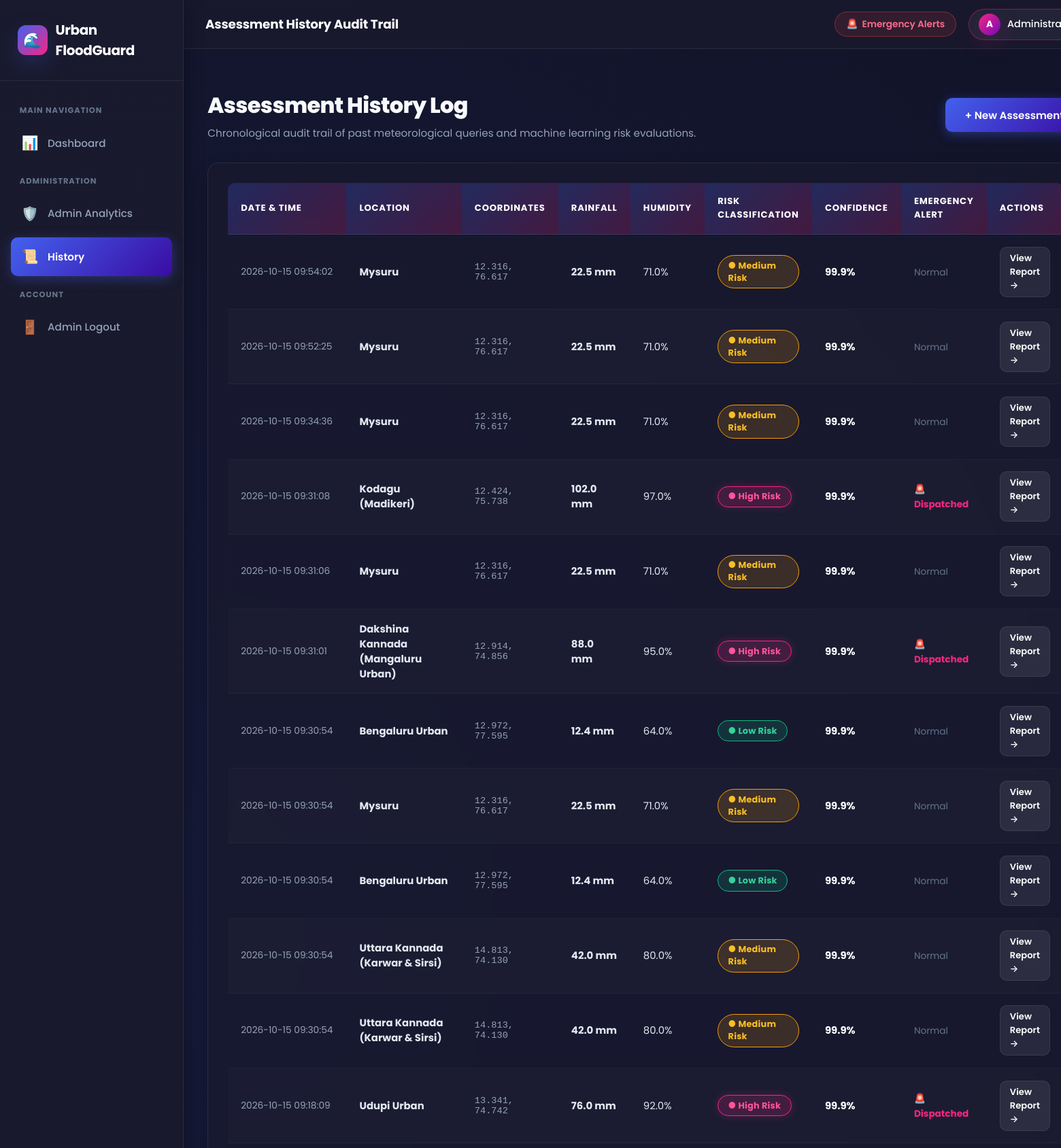
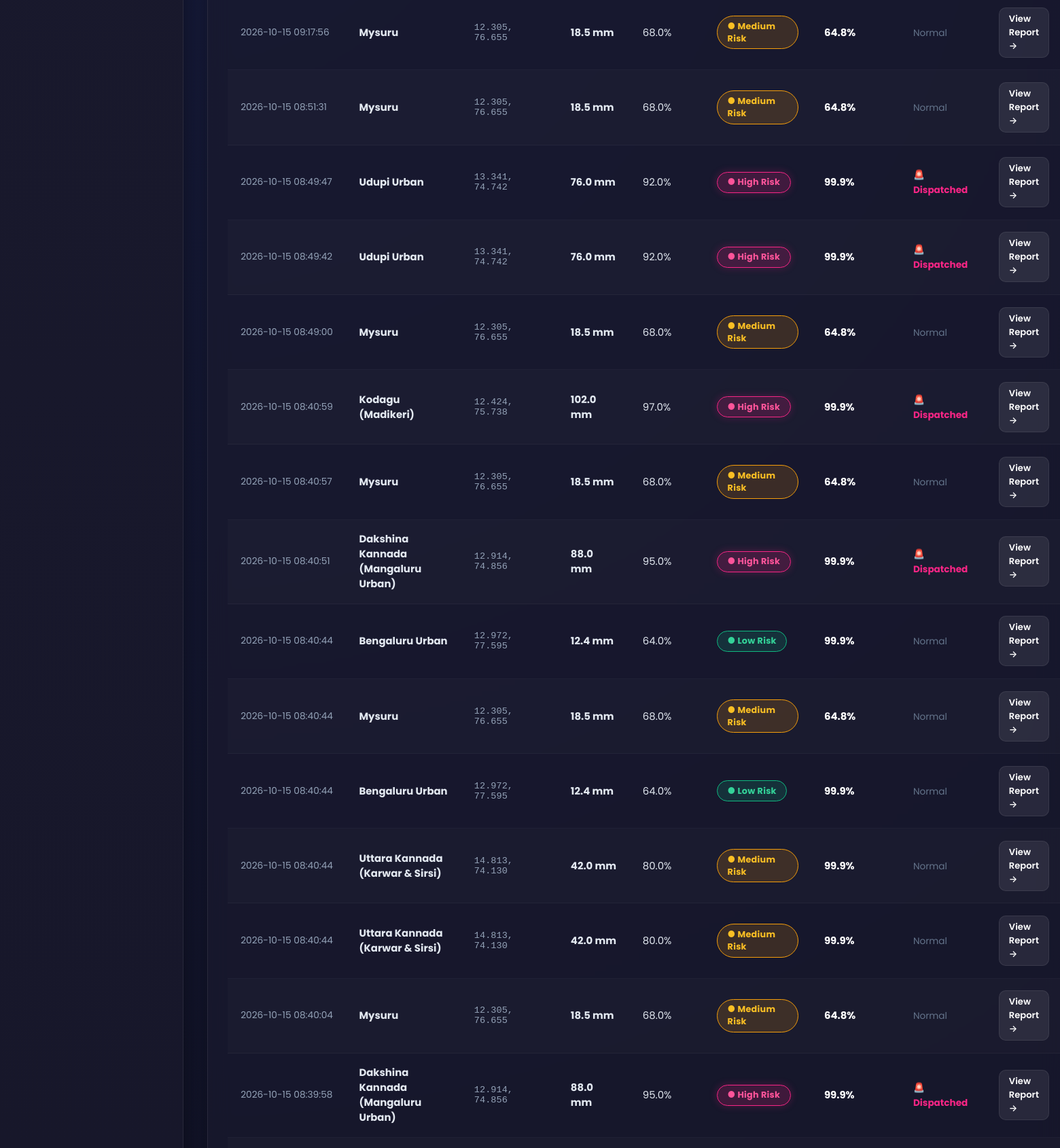
Page /history (signed in, upper part) on the committed database (2 pictures, top to bottom).
### tables this page shows
CREATE TABLE predictions (
                id INTEGER PRIMARY KEY AUTOINCREMENT,
                user_id INTEGER NULL,
                location_name TEXT NOT NULL,
                latitude REAL NOT NULL,
                longitude REAL NOT NULL,
                rainfall REAL NOT NULL,
                humidity REAL NOT NULL,
                temperature REAL NOT NULL,
                wind_speed REAL NOT NULL,
                pressure REAL NOT NULL,
                risk_level TEXT NOT NULL,
                probability REAL NOT NULL,
                alert_triggered INTEGER DEFAULT 0,
                created_at TIMESTAMP DEFAULT CURRENT_TIMESTAMP,
                FOREIGN KEY (user_id) REFERENCES users(id) ON DELETE SET NULL
            );

### app.py (the view)
@app.route("/history")
@admin_required
def history():
    predictions = fetch_all("SELECT * FROM predictions ORDER BY created_at DESC LIMIT 100")
    return render_template("history.html", predictions=predictions)

### app.py (called while the page is built)
def admin_required(view_func):
    @functools.wraps(view_func)
    def wrapped_view(*args, **kwargs):
        if "admin_id" not in session:
            flash("Administrator login required.", "danger")
            return redirect(url_for("admin_login", next=request.path))
        return view_func(*args, **kwargs)
    return wrapped_view

### database/db.py (called while the page is built, shortened)
def get_connection():
    global _use_sqlite_fallback
    conn = sqlite3.connect(Config.SQLITE_FALLBACK_PATH, check_same_thread=False)
    conn.row_factory = sqlite3.Row
    return conn

def fetch_all(query, params=None):
    conn = get_connection()
    cursor = None
    try:
        is_sqlite = isinstance(conn, sqlite3.Connection)
        if is_sqlite:
            query = query.replace("%s", "?")
            cursor = conn.cursor()
            cursor.execute(query, params or ())
            rows = cursor.fetchall()
            return [dict(row) for row in rows]
        else:
            cursor = conn.cursor(dictionary=True)
            cursor.execute(query, params or ())
            return cursor.fetchall()
    except Exception as e:
        logger.error(f"Error fetching all: {e} | Query: {query}")
        raise e
    finally:
        if cursor:
            cursor.close()
        if conn:
            conn.close()

### templates/history.html (shortened to what this page needs)
{% extends "base.html" %}
{% block breadcrumb %}Assessment History Audit Trail{% endblock %}
{% block content %}
<div style="display: flex; justify-content: space-between; align-items: center; margin-bottom: 2rem; flex-wrap: wrap; gap: 1rem;">
    <div>
        <h1 style="font-size: 2rem; font-weight: 800; letter-spacing: -0.02em; margin-bottom: 0.3rem;">
            Assessment History Log
        </h1>
        <p style="color: var(--text-muted); font-size: 0.95rem;">
            Chronological audit trail of past meteorological queries and machine learning risk evaluations.
        </p>
    </div>
    <div>
        <a href="{{ url_for('dashboard') }}" class="btn btn-primary">
            <span>+ New Assessment</span>
        </a>
    </div>
</div>
<div class="table-card">
    {% if predictions and predictions|length > 0 %}
    <div class="table-responsive">
        <table class="modern-table">
            <thead>
                <tr>
                    <th>Date & Time</th>
                    <th>Location</th>
                    <th>Coordinates</th>
                    <th>Rainfall</th>
                    <th>Humidity</th>
                    <th>Risk Classification</th>
                    <th>Confidence</th>
                    <th>Emergency Alert</th>
                    <th>Actions</th>
                </tr>
            </thead>
            <tbody>
                {% for p in predictions %}
                <tr>
                    <td style="color: var(--text-muted); font-size: 0.86rem; white-space: nowrap;">{{ p.created_at }}</td>
                    <td><strong>{{ p.location_name }}</strong></td>
                    <td style="color: #94a3b8; font-size: 0.85rem; font-family: monospace;">{{ "%.3f"|format(p.latitude) }}, {{ "%.3f"|format(p.longitude) }}</td>
                    <td><strong>{{ p.rainfall }} mm</strong></td>
                    <td>{{ p.humidity }}%</td>
                    <td>
                        {% if p.risk_level == 'High Risk' %}
                            <span class="status-badge badge-high">● High Risk</span>
                        {% elif p.risk_level == 'Medium Risk' %}
                            <span class="status-badge badge-med">● Medium Risk</span>
                        {% else %}
                            <span class="status-badge badge-low">● Low Risk</span>
                        {% endif %}
                    </td>
                    <td><strong style="color: #fff;">{{ "%.1f"|format(p.probability) }}%</strong></td>
                    <td>
                        {% if p.alert_triggered %}
                            <span style="color: var(--accent-pink); font-weight: 700; font-size: 0.85rem;">🚨 Dispatched</span>
                        {% else %}
                            <span style="color: var(--text-dim); font-size: 0.85rem;">Normal</span>
                        {% endif %}
                    </td>
                    <td>
                        <a href="{{ url_for('result_view', prediction_id=p.id) }}" class="btn btn-secondary" style="padding: 6px 14px; font-size: 0.82rem; border-radius: var(--radius-sm); text-decoration: none;">
                            View Report &rarr;
                        </a>
                    </td>
                </tr>
                {% endfor %}
            </tbody>
        </table>
    </div>
    {% endif %}
</div>
{% endblock %}

### templates/base.html (shortened to what this page needs)
<!DOCTYPE html>
<html lang="en">
<head>
    <link rel="stylesheet" href="https://unpkg.com/leaflet@1.9.4/dist/leaflet.css"/>
    <link rel="stylesheet" href="{{ url_for('static', filename='css/style.css') }}">
</head>
<body>
    <div class="app-container">
        <aside class="app-sidebar" id="appSidebar">
            <div class="sidebar-header">
                <div class="sidebar-logo-icon">🌊</div>
                <div class="sidebar-brand-text">
                    Urban
                    FloodGuard</span>
                </div>
            </div>
            <ul class="sidebar-menu">
                <li class="menu-label">Main Navigation</li>
                <li>
                    <a href="{{ url_for('dashboard') }}" class="sidebar-link {% if request.endpoint == 'dashboard' %}active{% endif %}">
                        <span class="sidebar-link-icon">📊</span>
                        <span>Dashboard</span>
                    </a>
                </li>
                <li class="menu-label">Administration</li>
                {% if session.get('admin_id') %}
                    <li>
                        <a href="{{ url_for('admin_dashboard') }}" class="sidebar-link {% if request.endpoint == 'admin_dashboard' %}active{% endif %}">
                            <span class="sidebar-link-icon">🛡️</span>
                            <span>Admin Analytics</span>
                        </a>
                    </li>
                    <li>
                        <a href="{{ url_for('history') }}" class="sidebar-link {% if request.endpoint == 'history' %}active{% endif %}">
                            <span class="sidebar-link-icon">📜</span>
                            <span>History</span>
                        </a>
                    </li>
                {% endif %}
                <li class="menu-label">Account</li>
                {% if session.get('user_id') %}
                    <li>
                        <a href="{{ url_for('logout') }}" class="sidebar-link">
                            <span class="sidebar-link-icon">🚪</span>
                            <span>Sign Out</span>
                        </a>
                    </li>
                {% elif session.get('admin_id') %}
                    <li>
                        <a href="{{ url_for('admin_logout') }}" class="sidebar-link">
                            <span class="sidebar-link-icon">🚪</span>
                            <span>Admin Logout</span>
                        </a>
                    </li>
                {% endif %}
            </ul>
        </aside>
        <div class="app-main">
            <header class="app-header">
                <div class="header-left">
                    <div class="header-breadcrumb">
                        {% block breadcrumb %}Urban Flood Early Warning Dashboard{% endblock %}
                    </div>
                </div>
                <div class="header-right">
                    <button type="button" class="btn btn-secondary" onclick="openAlertsModal()" style="padding: 0.45rem 1rem; font-size: 0.85rem; border-radius: 999px; display: inline-flex; align-items: center; gap: 6px; border: 1px solid rgba(239, 68, 68, 0.4); background: rgba(239, 68, 68, 0.12); color: #ff6b8b;">
                        <span style="display:inline-block; animation: pulse 1.5s infinite;">🚨</span>
                        <span>Emergency Alerts</span>
                    </button>
                    {% if session.get('user_id') %}
                        <a href="{{ url_for('dashboard') }}" class="user-profile-badge">
                            <div class="user-avatar-circle">
                                {{ session.get('user_name', 'U')[:1]|upper }}
                            </div>
                            <span>{{ session.get('user_name') }}</span>
                        </a>
                    {% elif session.get('admin_id') %}
                        <a href="{{ url_for('admin_dashboard') }}" class="user-profile-badge" style="border-color: rgba(247, 37, 133, 0.4);">
                            <div class="user-avatar-circle" style="background: var(--grad-accent);">
                                A
                            </div>
                            <span>Administrator</span>
                        </a>
                    {% endif %}
                </div>
            </header>
            <main class="page-container">
                {% block content %}{% endblock %}
            </main>
        </div>
    </div>
</body>
</html>

### rows in the picture
predictions: created_at "2026-10-15 09:54:02", location_name "Mysuru", latitude "12.316", longitude "76.617", rainfall "22.5", humidity "71.0", risk_level "● Medium Risk", probability "99.9", alert_triggered "Normal"
predictions: created_at "2026-10-15 09:52:25", location_name "Mysuru", latitude "12.316", longitude "76.617", rainfall "22.5", humidity "71.0", risk_level "● Medium Risk", probability "99.9", alert_triggered "Normal"
predictions: created_at "2026-10-15 09:34:36", location_name "Mysuru", latitude "12.316", longitude "76.617", rainfall "22.5", humidity "71.0", risk_level "● Medium Risk", probability "99.9", alert_triggered "Normal"
predictions: created_at "2026-10-15 09:31:08", location_name "Kodagu (Madikeri)", latitude "12.424", longitude "75.738", rainfall "102.0", humidity "97.0", risk_level "● High Risk", probability "99.9", alert_triggered "🚨 Dispatched"
predictions: created_at "2026-10-15 09:31:06", location_name "Mysuru", latitude "12.316", longitude "76.617", rainfall "22.5", humidity "71.0", risk_level "● Medium Risk", probability "99.9", alert_triggered "Normal"
predictions: created_at "2026-10-15 09:31:01", location_name "Dakshina Kannada (Mangaluru Urban)", latitude "12.914", longitude "74.856", rainfall "88.0", humidity "95.0", risk_level "● High Risk", probability "99.9", alert_triggered "🚨 Dispatched"
predictions: created_at "2026-10-15 09:30:54", location_name "Bengaluru Urban", latitude "12.972", longitude "77.595", rainfall "12.4", humidity "64.0", risk_level "● Low Risk", probability "99.9", alert_triggered "Normal"
predictions: created_at "2026-10-15 09:30:54", location_name "Mysuru", latitude "12.316", longitude "76.617", rainfall "22.5", humidity "71.0", risk_level "● Medium Risk", probability "99.9", alert_triggered "Normal"
predictions: created_at "2026-10-15 09:30:54", location_name "Bengaluru Urban", latitude "12.972", longitude "77.595", rainfall "12.4", humidity "64.0", risk_level "● Low Risk", probability "99.9", alert_triggered "Normal"
predictions: created_at "2026-10-15 09:30:54", location_name "Uttara Kannada (Karwar & Sirsi)", latitude "14.813", longitude "74.130", rainfall "42.0", humidity "80.0", risk_level "● Medium Risk", probability "99.9", alert_triggered "Normal"
predictions: created_at "2026-10-15 09:30:54", location_name "Uttara Kannada (Karwar & Sirsi)", latitude "14.813", longitude "74.130", rainfall "42.0", humidity "80.0", risk_level "● Medium Risk", probability "99.9", alert_triggered "Normal"
predictions: created_at "2026-10-15 09:18:09", location_name "Udupi Urban", latitude "13.341", longitude "74.742", rainfall "76.0", humidity "92.0", risk_level "● High Risk", probability "99.9", alert_triggered "🚨 Dispatched"
predictions: created_at "2026-10-15 09:17:56", location_name "Mysuru", latitude "12.305", longitude "76.655", rainfall "18.5", humidity "68.0", risk_level "● Medium Risk", probability "64.8", alert_triggered "Normal"
predictions: created_at "2026-10-15 08:51:31", location_name "Mysuru", latitude "12.305", longitude "76.655", rainfall "18.5", humidity "68.0", risk_level "● Medium Risk", probability "64.8", alert_triggered "Normal"
predictions: created_at "2026-10-15 08:49:47", location_name "Udupi Urban", latitude "13.341", longitude "74.742", rainfall "76.0", humidity "92.0", risk_level "● High Risk", probability "99.9", alert_triggered "🚨 Dispatched"
predictions: created_at "2026-10-15 08:49:42", location_name "Udupi Urban", latitude "13.341", longitude "74.742", rainfall "76.0", humidity "92.0", risk_level "● High Risk", probability "99.9", alert_triggered "🚨 Dispatched"
predictions: created_at "2026-10-15 08:49:00", location_name "Mysuru", latitude "12.305", longitude "76.655", rainfall "18.5", humidity "68.0", risk_level "● Medium Risk", probability "64.8", alert_triggered "Normal"
predictions: created_at "2026-10-15 08:40:59", location_name "Kodagu (Madikeri)", latitude "12.424", longitude "75.738", rainfall "102.0", humidity "97.0", risk_level "● High Risk", probability "99.9", alert_triggered "🚨 Dispatched"
predictions: created_at "2026-10-15 08:40:57", location_name "Mysuru", latitude "12.305", longitude "76.655", rainfall "18.5", humidity "68.0", risk_level "● Medium Risk", probability "64.8", alert_triggered "Normal"
predictions: created_at "2026-10-15 08:40:51", location_name "Dakshina Kannada (Mangaluru Urban)", latitude "12.914", longitude "74.856", rainfall "88.0", humidity "95.0", risk_level "● High Risk", probability "99.9", alert_triggered "🚨 Dispatched"
predictions: created_at "2026-10-15 08:40:44", location_name "Bengaluru Urban", latitude "12.972", longitude "77.595", rainfall "12.4", humidity "64.0", risk_level "● Low Risk", probability "99.9", alert_triggered "Normal"
predictions: created_at "2026-10-15 08:40:44", location_name "Mysuru", latitude "12.305", longitude "76.655", rainfall "18.5", humidity "68.0", risk_level "● Medium Risk", probability "64.8", alert_triggered "Normal"
predictions: created_at "2026-10-15 08:40:44", location_name "Bengaluru Urban", latitude "12.972", longitude "77.595", rainfall "12.4", humidity "64.0", risk_level "● Low Risk", probability "99.9", alert_triggered "Normal"
predictions: created_at "2026-10-15 08:40:44", location_name "Uttara Kannada (Karwar & Sirsi)", latitude "14.813", longitude "74.130", rainfall "42.0", humidity "80.0", risk_level "● Medium Risk", probability "99.9", alert_triggered "Normal"
predictions: created_at "2026-10-15 08:40:44", location_name "Uttara Kannada (Karwar & Sirsi)", latitude "14.813", longitude "74.130", rainfall "42.0", humidity "80.0", risk_level "● Medium Risk", probability "99.9", alert_triggered "Normal"
predictions: created_at "2026-10-15 08:40:04", location_name "Mysuru", latitude "12.305", longitude "76.655", rainfall "18.5", humidity "68.0", risk_level "● Medium Risk", probability "64.8", alert_triggered "Normal"
predictions: created_at "2026-10-15 08:39:58", location_name "Dakshina Kannada (Mangaluru Urban)", latitude "12.914", longitude "74.856", rainfall "88.0", humidity "95.0", risk_level "● High Risk", probability "99.9", alert_triggered "🚨 Dispatched"
